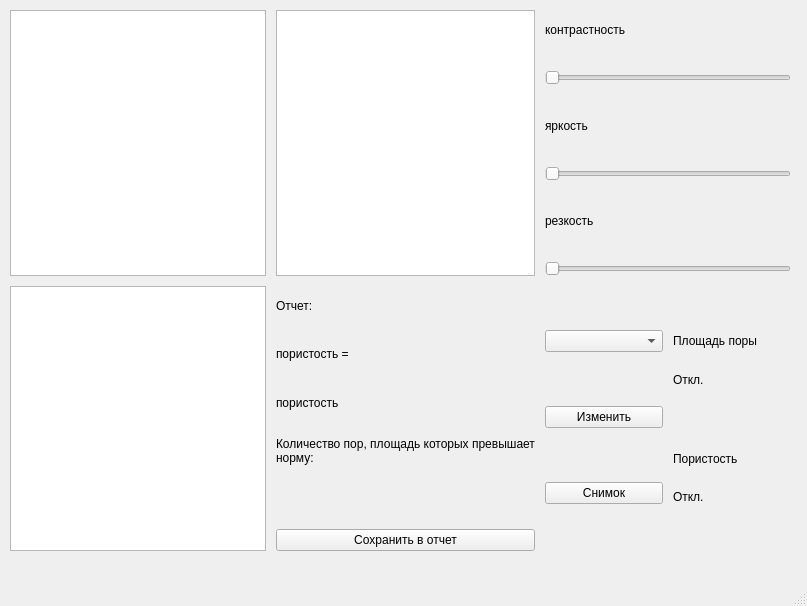
<?xml version="1.0" encoding="UTF-8"?>
<ui version="4.0">
 <class>MainWindow</class>
 <widget class="QMainWindow" name="MainWindow">
  <property name="geometry">
   <rect>
    <x>0</x>
    <y>0</y>
    <width>807</width>
    <height>606</height>
   </rect>
  </property>
  <property name="windowTitle">
   <string>MainWindow</string>
  </property>
  <widget class="QWidget" name="centralwidget">
   <widget class="QWidget" name="gridLayoutWidget">
    <property name="geometry">
     <rect>
      <x>0</x>
      <y>0</y>
      <width>801</width>
      <height>561</height>
     </rect>
    </property>
    <layout class="QGridLayout" name="gridLayout">
     <property name="leftMargin">
      <number>10</number>
     </property>
     <property name="topMargin">
      <number>10</number>
     </property>
     <property name="rightMargin">
      <number>10</number>
     </property>
     <property name="bottomMargin">
      <number>10</number>
     </property>
     <property name="spacing">
      <number>10</number>
     </property>
     <item row="0" column="1">
      <widget class="QGraphicsView" name="graphicsView"/>
     </item>
     <item row="5" column="0">
      <widget class="QGraphicsView" name="graphicsView_3"/>
     </item>
     <item row="0" column="0">
      <widget class="QGraphicsView" name="graphicsView_2"/>
     </item>
     <item row="5" column="1">
      <layout class="QVBoxLayout" name="verticalLayout_5">
       <item>
        <widget class="QLabel" name="label_4">
         <property name="text">
          <string>Отчет:</string>
         </property>
        </widget>
       </item>
       <item>
        <layout class="QHBoxLayout" name="horizontalLayout">
         <item>
          <widget class="QLabel" name="label_5">
           <property name="enabled">
            <bool>true</bool>
           </property>
           <property name="sizePolicy">
            <sizepolicy hsizetype="Preferred" vsizetype="Preferred">
             <horstretch>0</horstretch>
             <verstretch>0</verstretch>
            </sizepolicy>
           </property>
           <property name="text">
            <string>пористость = </string>
           </property>
          </widget>
         </item>
         <item>
          <widget class="QLabel" name="label_6">
           <property name="text">
            <string/>
           </property>
          </widget>
         </item>
        </layout>
       </item>
       <item>
        <layout class="QHBoxLayout" name="horizontalLayout_2">
         <item>
          <widget class="QLabel" name="label_7">
           <property name="text">
            <string>пористость</string>
           </property>
          </widget>
         </item>
         <item>
          <widget class="QLabel" name="label_8">
           <property name="text">
            <string/>
           </property>
          </widget>
         </item>
        </layout>
       </item>
       <item>
        <widget class="QLabel" name="label_9">
         <property name="sizePolicy">
          <sizepolicy hsizetype="Preferred" vsizetype="Preferred">
           <horstretch>0</horstretch>
           <verstretch>0</verstretch>
          </sizepolicy>
         </property>
         <property name="text">
          <string>Количество пор, площадь которых превышает норму:</string>
         </property>
         <property name="wordWrap">
          <bool>true</bool>
         </property>
        </widget>
       </item>
       <item>
        <widget class="QLabel" name="label_10">
         <property name="sizePolicy">
          <sizepolicy hsizetype="Preferred" vsizetype="Preferred">
           <horstretch>0</horstretch>
           <verstretch>0</verstretch>
          </sizepolicy>
         </property>
         <property name="text">
          <string/>
         </property>
        </widget>
       </item>
       <item>
        <widget class="QPushButton" name="pushButton">
         <property name="text">
          <string>Сохранить в отчет</string>
         </property>
        </widget>
       </item>
      </layout>
     </item>
     <item row="0" column="2">
      <layout class="QVBoxLayout" name="verticalLayout_4">
       <property name="spacing">
        <number>20</number>
       </property>
       <item>
        <layout class="QVBoxLayout" name="verticalLayout_3">
         <item>
          <widget class="QLabel" name="label_3">
           <property name="text">
            <string>контрастность</string>
           </property>
          </widget>
         </item>
         <item>
          <widget class="QSlider" name="horizontalSlider_3">
           <property name="orientation">
            <enum>Qt::Horizontal</enum>
           </property>
          </widget>
         </item>
        </layout>
       </item>
       <item>
        <layout class="QVBoxLayout" name="verticalLayout">
         <item>
          <widget class="QLabel" name="label">
           <property name="text">
            <string>яркость</string>
           </property>
          </widget>
         </item>
         <item>
          <widget class="QSlider" name="horizontalSlider">
           <property name="orientation">
            <enum>Qt::Horizontal</enum>
           </property>
          </widget>
         </item>
        </layout>
       </item>
       <item>
        <layout class="QVBoxLayout" name="verticalLayout_2">
         <item>
          <widget class="QLabel" name="label_2">
           <property name="text">
            <string>резкость</string>
           </property>
          </widget>
         </item>
         <item>
          <widget class="QSlider" name="horizontalSlider_2">
           <property name="orientation">
            <enum>Qt::Horizontal</enum>
           </property>
          </widget>
         </item>
        </layout>
       </item>
      </layout>
     </item>
     <item row="5" column="2">
      <layout class="QHBoxLayout" name="horizontalLayout_3">
       <item>
        <layout class="QVBoxLayout" name="verticalLayout_7">
         <item>
          <widget class="QComboBox" name="selectMaterialComboBox"/>
         </item>
         <item>
          <widget class="QPushButton" name="ChangeMaterialsButton">
           <property name="text">
            <string>Изменить</string>
           </property>
          </widget>
         </item>
         <item>
          <widget class="QPushButton" name="pushButton_3">
           <property name="text">
            <string>Снимок</string>
           </property>
          </widget>
         </item>
        </layout>
       </item>
       <item>
        <layout class="QVBoxLayout" name="verticalLayout_6">
         <item>
          <spacer name="verticalSpacer_3">
           <property name="orientation">
            <enum>Qt::Vertical</enum>
           </property>
           <property name="sizeType">
            <enum>QSizePolicy::Fixed</enum>
           </property>
           <property name="sizeHint" stdset="0">
            <size>
             <width>20</width>
             <height>40</height>
            </size>
           </property>
          </spacer>
         </item>
         <item>
          <layout class="QVBoxLayout" name="verticalLayout_9">
           <item>
            <layout class="QHBoxLayout" name="horizontalLayout_6">
             <item>
              <widget class="QLabel" name="label_11">
               <property name="sizePolicy">
                <sizepolicy hsizetype="Preferred" vsizetype="Preferred">
                 <horstretch>0</horstretch>
                 <verstretch>0</verstretch>
                </sizepolicy>
               </property>
               <property name="text">
                <string>Площадь поры</string>
               </property>
               <property name="wordWrap">
                <bool>true</bool>
               </property>
              </widget>
             </item>
             <item>
              <widget class="QLabel" name="SquareValue">
               <property name="text">
                <string/>
               </property>
              </widget>
             </item>
            </layout>
           </item>
           <item>
            <layout class="QHBoxLayout" name="horizontalLayout_4">
             <item>
              <widget class="QLabel" name="label_13">
               <property name="text">
                <string>Откл.</string>
               </property>
              </widget>
             </item>
             <item>
              <widget class="QLabel" name="SquareDeviationValue">
               <property name="text">
                <string/>
               </property>
              </widget>
             </item>
            </layout>
           </item>
          </layout>
         </item>
         <item>
          <spacer name="verticalSpacer">
           <property name="orientation">
            <enum>Qt::Vertical</enum>
           </property>
           <property name="sizeType">
            <enum>QSizePolicy::Fixed</enum>
           </property>
           <property name="sizeHint" stdset="0">
            <size>
             <width>20</width>
             <height>40</height>
            </size>
           </property>
          </spacer>
         </item>
         <item>
          <layout class="QVBoxLayout" name="verticalLayout_8">
           <item>
            <layout class="QHBoxLayout" name="horizontalLayout_5">
             <item>
              <widget class="QLabel" name="label_15">
               <property name="text">
                <string>Пористость</string>
               </property>
              </widget>
             </item>
             <item>
              <widget class="QLabel" name="PorosityValue">
               <property name="text">
                <string/>
               </property>
              </widget>
             </item>
            </layout>
           </item>
           <item>
            <layout class="QHBoxLayout" name="horizontalLayout_7">
             <item>
              <widget class="QLabel" name="label_17">
               <property name="text">
                <string>Откл.</string>
               </property>
              </widget>
             </item>
             <item>
              <widget class="QLabel" name="PorosityDeviationValue">
               <property name="text">
                <string/>
               </property>
              </widget>
             </item>
            </layout>
           </item>
          </layout>
         </item>
         <item>
          <spacer name="verticalSpacer_2">
           <property name="orientation">
            <enum>Qt::Vertical</enum>
           </property>
           <property name="sizeType">
            <enum>QSizePolicy::Fixed</enum>
           </property>
           <property name="sizeHint" stdset="0">
            <size>
             <width>20</width>
             <height>40</height>
            </size>
           </property>
          </spacer>
         </item>
        </layout>
       </item>
      </layout>
     </item>
    </layout>
   </widget>
  </widget>
  <widget class="QMenuBar" name="menubar">
   <property name="geometry">
    <rect>
     <x>0</x>
     <y>0</y>
     <width>807</width>
     <height>21</height>
    </rect>
   </property>
  </widget>
  <widget class="QStatusBar" name="statusbar"/>
 </widget>
 <resources/>
 <connections/>
</ui>
